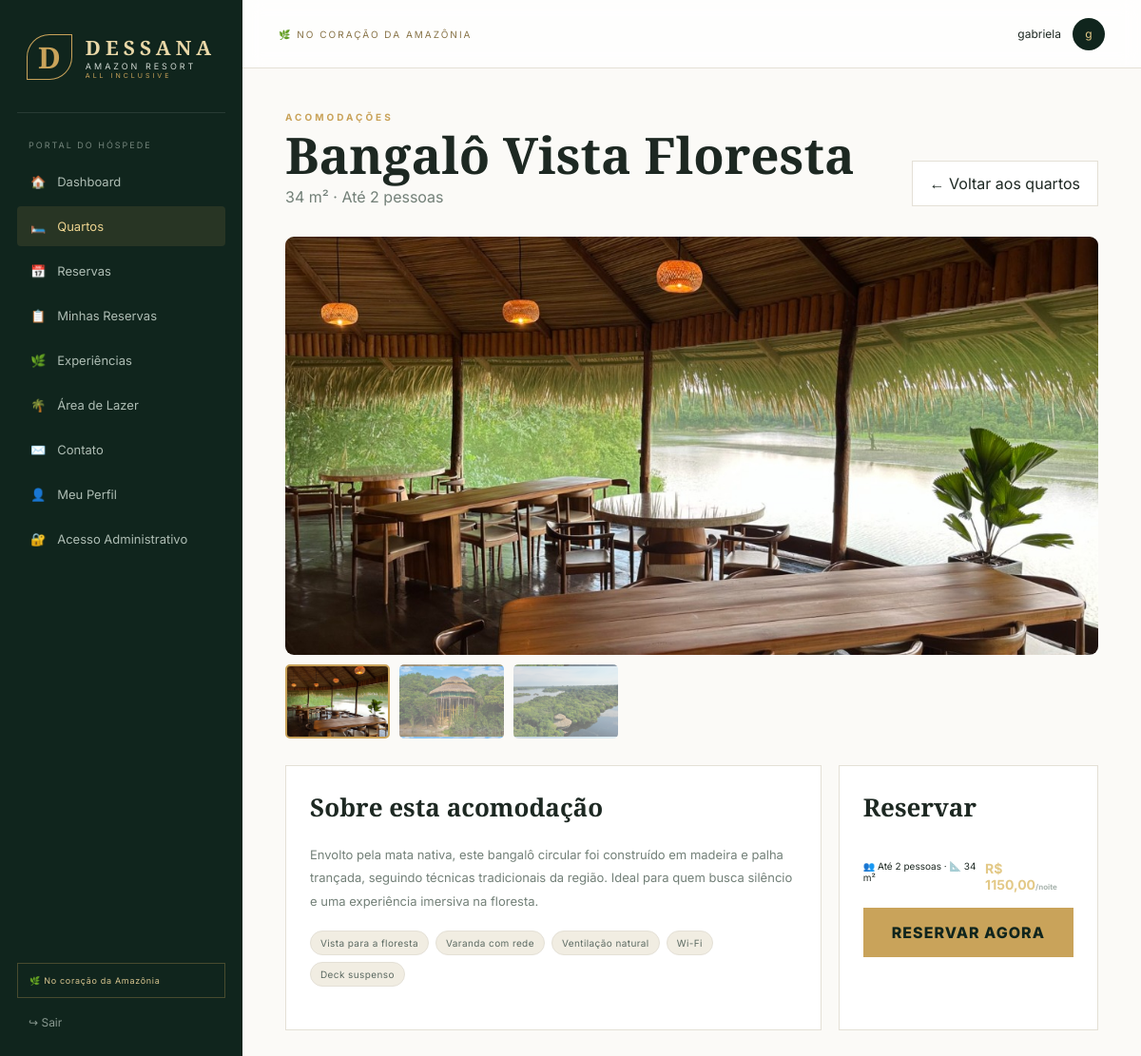
The page /hospede/quartos/2 (signed in) on the database its author committed.
### tables this page shows
CREATE TABLE categorias (
    id INTEGER PRIMARY KEY AUTOINCREMENT,
    nome TEXT NOT NULL,
    descricao TEXT,
    capacidade INTEGER NOT NULL DEFAULT 1,
    valor_diaria REAL NOT NULL DEFAULT 0,
    imagem TEXT,
    comodidades TEXT,
    metragem TEXT,
    criado_em TEXT NOT NULL DEFAULT CURRENT_TIMESTAMP
);

CREATE TABLE quarto_imagens (
    id INTEGER PRIMARY KEY AUTOINCREMENT,
    categoria_id INTEGER NOT NULL,
    url TEXT NOT NULL,
    ordem INTEGER NOT NULL DEFAULT 0,
    FOREIGN KEY (categoria_id) REFERENCES categorias(id)
);

### app.py (the view)
@app.route("/hospede/quartos/<int:id>")
@hospede_required
def hospede_quarto_detalhe(id):
    conn = get_db()
    categoria = conn.execute("""
        SELECT c.*,
          (SELECT COUNT(*) FROM quartos q WHERE q.categoria_id = c.id AND q.status = 'Disponível') AS disponiveis
        FROM categorias c WHERE c.id = ?
    """, (id,)).fetchone()
    if not categoria:
        conn.close()
        flash("Acomodação não encontrada.", "danger")
        return redirect(url_for("hospede_quartos"))
    imagens = conn.execute(
        "SELECT * FROM quarto_imagens WHERE categoria_id = ? ORDER BY ordem, id", (id,)
    ).fetchall()
    if not imagens:
        imagens = [{"url": categoria["imagem"] or "guest/hero-rio.jpg"}]
    conn.close()
    return render_template("hospede_quarto_detalhe.html", categoria=categoria, imagens=imagens)

### app.py (called while the page is built)
def get_db():
    conn = sqlite3.connect(DB_PATH)
    conn.row_factory = sqlite3.Row
    conn.execute("PRAGMA foreign_keys = ON")
    return conn

def hospede_required(view):
    @wraps(view)
    def wrapped(*args, **kwargs):
        if "user_id" not in session or session.get("tipo") != "hospede":
            return redirect(url_for("login"))
        return view(*args, **kwargs)
    return wrapped

### templates/hospede_quarto_detalhe.html (shortened to what this page needs)
{% extends "base.html" %}
{% block content %}
<div class="page-heading">
  <div><div class="eyebrow">ACOMODAÇÕES</div><h1>{{ categoria.nome }}</h1><p>{{ categoria.metragem or '' }}{% if categoria.metragem %} · {% endif %}Até {{ categoria.capacidade }} pessoas</p></div>
  <a href="{{ url_for('hospede_quartos') }}" class="secondary-btn small">← Voltar aos quartos</a>
</div>
<div class="room-detail-gallery">
  <div class="room-detail-main" id="galeria-principal" style="background-image:url('{{ url_for('static', filename='images/' ~ imagens[0].url) }}');"></div>
  {% if imagens|length > 1 %}
  <div class="room-detail-thumbs">
    {% for img in imagens %}
    <div class="room-detail-thumb {{ 'active' if loop.first }}" style="background-image:url('{{ url_for('static', filename='images/' ~ img.url) }}');" onclick="trocarFoto(this, '{{ url_for('static', filename='images/' ~ img.url) }}')"></div>
    {% endfor %}
  </div>
  {% endif %}
</div>
<div class="dashboard-grid" style="margin-top:28px;">
  <div class="panel">
    <div class="panel-head"><div><h3>Sobre esta acomodação</h3></div></div>
    <p style="color:var(--muted);font-size:13px;line-height:1.9;">{{ categoria.descricao }}</p>
    <div class="amenity-tags" style="margin-top:18px;">
      {% for a in (categoria.comodidades or '').split(',') %}{% if a.strip() %}<span class="amenity-tag">{{ a.strip() }}</span>{% endif %}{% endfor %}
    </div>
  </div>
  <div class="panel">
    <div class="panel-head"><div><h3>Reservar</h3></div></div>
    <div class="room-meta" style="margin-bottom:16px;">
      <span>👥 Até {{ categoria.capacidade }} pessoas{% if categoria.metragem %} · 📐 {{ categoria.metragem }}{% endif %}</span>
      <strong>R$ {{ '%.2f'|format(categoria.valor_diaria)|replace('.', ',') }}<small>/noite</small></strong>
    </div>
    {% if categoria.disponiveis > 0 %}
    <button class="primary-btn" style="width:100%;justify-content:center;" onclick="abrirReserva({{ categoria.id }}, '{{ categoria.nome }}', {{ categoria.capacidade }}, {{ categoria.valor_diaria }})">RESERVAR AGORA</button>
    {% else %}
    <button class="primary-btn" style="width:100%;justify-content:center;" disabled>SEM DISPONIBILIDADE</button>
    {% endif %}
  </div>
</div>
{% endblock %}

### static/css/style.css (style rules this page uses)
:root { --forest:#10251d;--forest2:#17372b;--gold:#c9a35a;--gold2:#e3c987;--cream:#f6f1e7; --paper:#fbfaf7;--ink:#1d2822;--muted:#738078;--line:#e4e0d6;--white:#fff;--danger:#a94b46; }
* { box-sizing:border-box }
body { margin:0;background:var(--paper);color:var(--ink);font-family:Inter,Arial,sans-serif }
a { text-decoration:none;color:inherit }
button,input,select,textarea { font:inherit }
.eyebrow { color:var(--gold);font-size:10px;font-weight:700;letter-spacing:3px }
.gold-btn,.primary-btn { background:var(--gold);border:0;color:var(--forest);font-weight:800;letter-spacing:1px;padding:16px 22px;display:inline-flex;gap:25px;align-items:center;cursor:pointer }
.page-heading { display:flex;align-items:flex-end;justify-content:space-between;margin-bottom:32px }
.page-heading h1 { font:600 53px/.9 "Cormorant Garamond";margin:10px 0 }
.page-heading p { color:var(--muted);margin:0 }
.secondary-btn { padding:13px 18px;background:#fff;border:1px solid var(--line);cursor:pointer }
.dashboard-grid { display:grid;grid-template-columns:1.65fr .8fr;gap:18px;margin-top:18px }
.panel { background:#fff;border:1px solid var(--line);padding:25px }
.panel-head { display:flex;justify-content:space-between;align-items:flex-start;margin-bottom:20px }
.panel h3 { font:600 26px "Cormorant Garamond";margin:0 }
.room-meta { border-top:1px solid rgba(255,255,255,.13);padding-top:17px;margin-top:20px;display:flex;justify-content:space-between;font-size:10px }
.room-meta strong { color:var(--gold2);font-size:14px }
.room-meta small { font-size:8px;color:#aab5af }
.amenity-tags { display:flex;flex-wrap:wrap;gap:6px;margin-bottom:16px }
.amenity-tag { font-size:9px;letter-spacing:.4px;color:#5c6a62;background:#f1ede2;border:1px solid var(--line);padding:5px 9px;border-radius:20px }
.room-detail-gallery { display:flex;flex-direction:column;gap:10px }
.room-detail-main { height:440px;background-size:cover;background-position:center;border-radius:2px }
.room-detail-thumbs { display:flex;gap:10px;overflow-x:auto }
.room-detail-thumb { width:110px;height:78px;flex:0 0 auto;background-size:cover;background-position:center;cursor:pointer;opacity:.55;border:2px solid transparent;border-radius:2px }
.room-detail-thumb.active { opacity:1;border-color:var(--gold) }
.amenity-tags { gap:7px;margin-bottom:20px }
.amenity-tag { font-size:10px;padding:6px 10px }
.room-detail-main { border-radius:9px }
.room-detail-thumb { border-radius:5px;transition:opacity .2s,border-color .2s }

### rows shown on the page
categorias: nome "Bangalô Vista Floresta", metragem "34 m²", capacidade "2", descricao "Envolto pela mata nativa, este bangalô circular foi construído em madeira e palha trançada, seguindo técnicas tradicionais da região. Ideal para quem busca silêncio e uma experiência imersiva na floresta.", valor_diaria "1150,00"
quarto_imagens: url (picture)
quarto_imagens: url (picture)
quarto_imagens: url (picture)

### other values the page prints
{{ session.get('user_name') }} "gabriela"
{{ session.get('user_name','A')[0] }} "g"
{{ a.strip() }} "Vista para a floresta" "Varanda com rede" "Ventilação natural" "Wi-Fi" "Deck suspenso"
